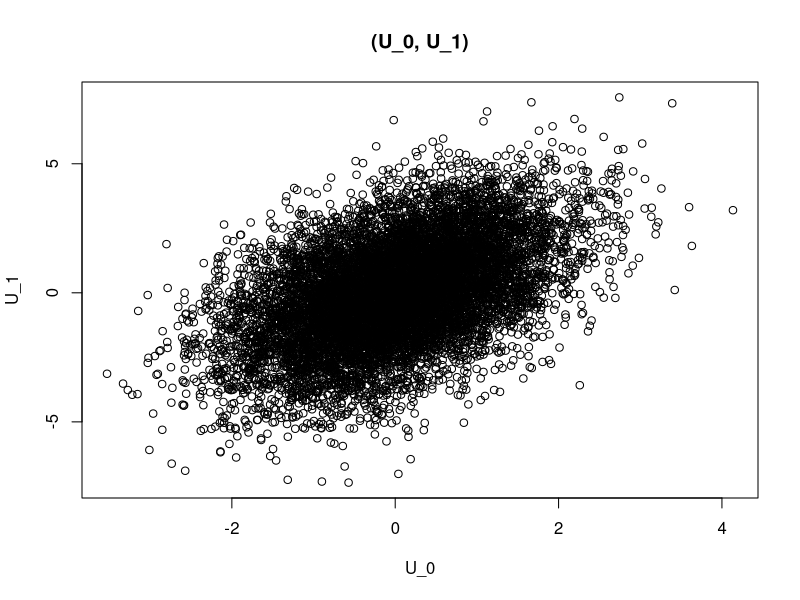

This chart was generated by the following R code:
# Empirical Analysis III
# Mogstad
# Problem Set 1
# 
# Chase Abram, Tom Hierons, Jeanne Sorin

# Get packages(s)
# install.packages("mvtnorm");
library(mvtnorm)


# Problem 2

# Parameters
sigma = 2
rho = 0.5
N = 10000

# "true" results
trueATE = 0
truebeta = (sigma^2 - 1)/sqrt(1 - 2*rho*sigma + sigma^2)*sqrt(2/pi)
trueATT = sqrt(1-2*rho*sigma + sigma^2)*sqrt(2/pi)
trueATUT = -trueATT

# Generate data
mymean = c(0,0)
mysigma = matrix(c(1, rho*sigma, rho*sigma, sigma^2), ncol = 2)
U <- rmvnorm(n=N, mean=mymean, sigma = mysigma)

# Spot check
plot(U, xlab="U_0", ylab="U_1", main="(U_0, U_1)")

# returns subset of X which is treated
treated <- function(X) {
  treats = matrix(, nrow = 0, ncol = 2)
  for(i in 1:length(X[,1]))
    if(X[i,2] > X[i,1]) {
      treats <- rbind(treats, X[i,])
    }
  return(treats)
}

# returns subset of X which is untreated
untreated <- function(X) {
  untreats = matrix(, nrow = 0, ncol = 2)
  for(i in 1:length(X[,1]))
    if(X[i,2] <= X[i,1]) {
      untreats <- rbind(untreats, X[i,])
    }
  return(untreats)
}

# Get treated and untreated groups
# Note that we have the counterfactuals in this experiment
tr <- treated(U)
ut <- untreated(U)

# Calculate treatment effects
ATE <- mean(U[,2] - U[,1])
ATT <- mean(tr[,2] - tr[,1])
ATUT <- mean(ut[,2] - ut[,1])
betaOLS <- mean(tr[,2]) - mean(ut[,1])

print(sqrt((1-2*rho*sigma + sigma^2)*2/pi))
print(mean(tr[,1]))
print(mean(tr[,2]))
print(mean(ut[,1]))
print(mean(ut[,2]))
print(var(U[,1]))

#########################

# Problem 3






